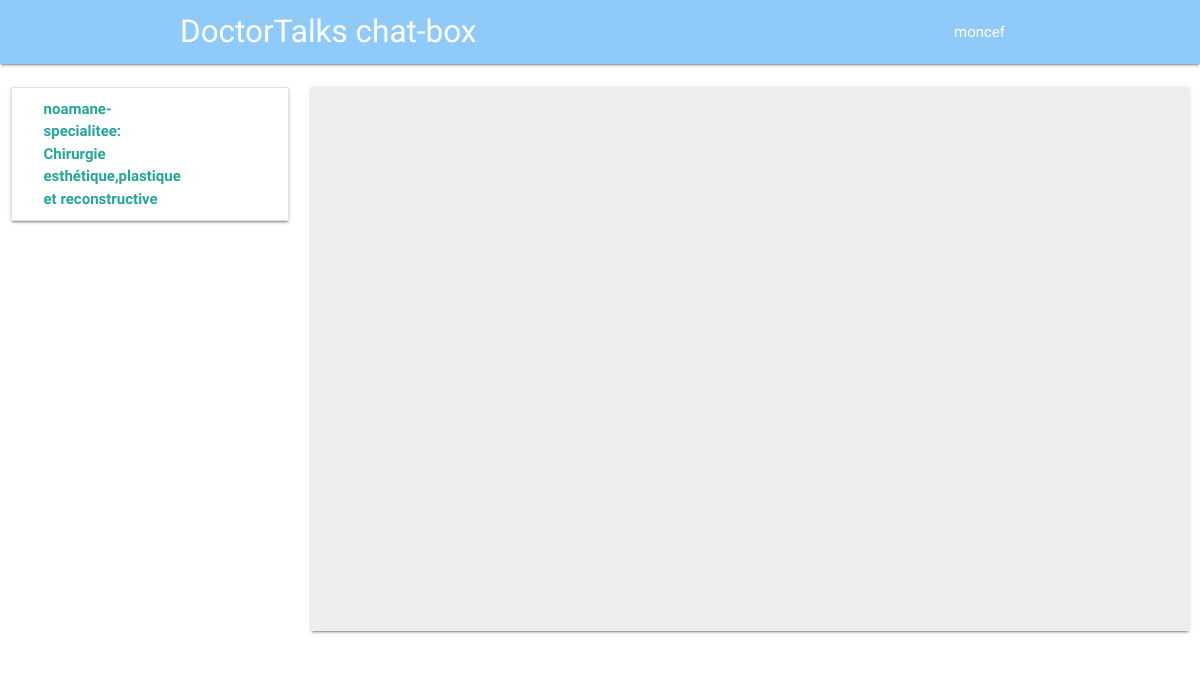
Screenshot of /chat/ (signed in) with the database file from the repository.
### accounts/models.py (models this page shows, shortened)
class Medecin(models.Model):
    CHOICES = [
        ('Immunologie','Immunologie'),
        ('Anesthésiologie','Anesthésiologie'),
        ('Andrologie','Andrologie'),
        ('Cardiologie',' Cardiologie'),
        ('Chirurgie cardiaque',' Chirurgie cardiaque'),
        ('Chirurgie esthétique,plastique et reconstructive','Chirurgie esthétique, plastique et reconstructive'),
        ('Chirurgie générale','Chirurgie générale'),
        ('Chirurgie maxillo-faciale','Chirurgie maxillo-faciale'),
        ('Chirurgie pédiatrique','Chirurgie pédiatrique'),
        ('Chirurgie thoracique','Chirurgie thoracique'),
        ('Chirurgie vasculaire','Chirurgie vasculaire'),
        ('Neurochirurgie','Neurochirurgie'),
        ('Dermatologie','Dermatologie'),
        ('Endocrinologie','Endocrinologie'),
        ('Gastro-entérologie','Gastro-entérologie'),
        ('Gériatrie','Gériatrie'),
        ('Gynécologie','Gynécologie'),
        ('Hématologie','Hématologie'),
        ('Hépatologie','Hépatologie'),
        ('Infectiologie','Infectiologie'),
        ('Néonatologie','Néonatologie'),
        ('Néphrologie','Néphrologie'),
        ('Neurologie',' Neurologie'),
        ('Odontologie','Odontologie'),
        ('Oncologie','Oncologie'),
        ('Obstétrique','Obstétrique'),
        ('Ophtalmologie','Ophtalmologie'),
        ('Orthopédie','Orthopédie'),
        ('Oto-rhino-laryngologie','Oto-rhino-laryngologie'),
        ('Pédiatrie','Pédiatrie'),
        ('Pneumologie','Pneumologie'),
        ('Psychiatrie','Psychiatrie'),
        ('Radiologie','Radiologie'),
        ('Radiothérapie','Radiothérapie'),
        ('Rhumatologie','Rhumatologie'),
        ('Urologie','Urologie'),
    ]
    user = models.OneToOneField(User, on_delete=models.CASCADE)
    CIN=models.CharField(max_length=20)
    date_de_naissance=models.DateField()
    present = models.BooleanField(default=True)
    specialitee = models.CharField(max_length=70,choices=sorted(CHOICES, key=itemgetter(0)))
    image=models.ImageField(default=None,blank=True)
    numero=models.CharField(max_length=70)
    parcours=models.TextField(max_length=1000)
    email=models.EmailField(blank=True)

### accounts/views.py (the view)
# urls.py: path('chat/', views.chat_view, name='chats'),
def chat_view(request):
    if not request.user.is_authenticated:
        return redirect('index')
    if request.method == "GET":
        if  request.user.is_authenticated:
            idd = request.user.id
            u = User.objects.get(id = idd)
            p = Medecin.objects.get(user = u )
            p = p.id
            return render(request, 'chat/chat.html',
                        {'users': User.objects.exclude(username=request.user.username),
                        'Medecin': Medecin.objects.exclude(id=p)})

### templates/chat/chat.html (shortened to what this page needs)
{% extends 'chat/index.html' %}
{% block body %}
<nav class="blue lighten-3">
    <div class="nav-wrapper container">
      <a href="#" class="brand-logo">DoctorTalks chat-box</a>
      <ul id="nav-mobile" class="right hide-on-med-and-down">
          <li><a href="">{{ request.user.username }}</a></li>
      </ul>
    </div>
</nav>
    <div class="section" style="height: 80vh">
    <div class="row">
        <div class="col s3">
        <div class="card">
            <div class="collection">
                {% for us in Medecin %}
                <a href="{% url 'chat' request.user.id us.user.id %}" id="user{{ user.id }}" class="collection-item row">
                    <div class="col s8">
                    <span class="title" style="font-weight: bolder">{{ us.user.username }}-
                        specialitee: {{ us.specialitee }} </span>
                    </div>
                </a>
                {% endfor %}
            </div>
        </div>
        </div>
        <div class="col s9">
            <div class="card">
            <div id="board" class="section grey lighten-3" style="height: 68vh; padding: 5px; overflow-y: scroll">
            </div>
            </div>
        </div>
    </div>
    </div>
    {% load static %}
{% endblock %}

### rows the page displays
Medecin: user.username "noamane", specialitee "Chirurgie esthétique,plastique et reconstructive"

### other values shown
{{ request.user.username }} "moncef"
